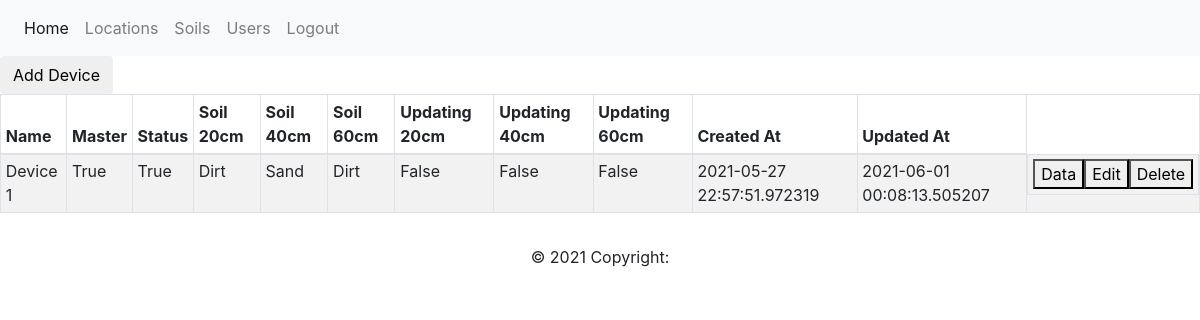
Screenshot of /location/1/devices (signed in) with the database file from the repository.
### app/models.py (models this page shows, shortened)
class ModelMixin():
    id = db.Column(db.Integer, primary_key=True)
    created_at = db.Column(db.DateTime, default=datetime.utcnow)
    updated_at = db.Column(db.DateTime, default=datetime.utcnow, onupdate=datetime.utcnow)

class Devices(db.Model, ModelMixin):
    __tablename__ = 'devices'
    name = db.Column(db.String(64), index=True, unique=True)
    status = db.Column(db.Boolean, default=True)
    location_id = db.Column(db.Integer, db.ForeignKey('locations.id'))
    location = db.relationship("Locations", back_populates="devices")
    soil_20_id = db.Column(db.Integer, db.ForeignKey('soils.id'))
    soil_20 = db.relationship("Soils", foreign_keys=soil_20_id)
    soil_40_id = db.Column(db.Integer, db.ForeignKey('soils.id'))
    soil_40 = db.relationship("Soils", foreign_keys=soil_40_id)
    soil_60_id = db.Column(db.Integer, db.ForeignKey('soils.id'))
    soil_60 = db.relationship("Soils", foreign_keys=soil_60_id)
    readings = db.relationship("Readings", back_populates="device")
    updating_20 = db.Column(db.Boolean, default=False)
    updating_40 = db.Column(db.Boolean, default=False)
    updating_60 = db.Column(db.Boolean, default=False)
    sample = db.Column(db.Integer, default=0)

class Soils(db.Model, ModelMixin):
    __tablename__ = 'soils'
    name = db.Column(db.String(64), index=True, unique=True)
    humidity_level = db.Column(db.Integer)

### app/routes.py (the view)
@app.route("/location/<int:location_id>/devices", methods=["GET"])
@login_required
def location(location_id):
    location = Finders.get_location_by_id(location_id)
    if location is None:
        flash("Cant find location")
        return redirect(url_for("locations"))
    return render_template("location.html", title=location.name, location=location)

### app/finders.py (called while the page is built)
    @classmethod
    def get_location_by_id(cls, id):
        return Locations.query.filter_by(id=id).first()

### app/models.py (called while the page is built)
@login.user_loader
def load_user(id):
    return Users.query.get(int(id))

### app/routes.py (called while the page is built)
@app.context_processor
def inject_now():
    return {'now': datetime.utcnow()}

### app/templates/location.html (shortened to what this page needs)
{% extends "base.html" %}
{% block content %}
<form action="{{ url_for('create_device') }}" method="get">
    <button type="submit" class="btn btn-default">
        Add Device
    </button>
</form>
<table class="table table-striped table-bordered table-sm" cellspacing="0" width="100%">
    <thead>
        <tr>
            <th class="th-sm">Name</th>
            <th class="th-sm">Master</th>
            <th class="th-sm">Status</th>
            <th class="th-sm">Soil 20cm</th>
            <th class="th-sm">Soil 40cm</th>
            <th class="th-sm">Soil 60cm</th>
            <th class="th-sm">Updating 20cm</th>
            <th class="th-sm">Updating 40cm</th>
            <th class="th-sm">Updating 60cm</th>
            <th class="th-sm">Created At</th>
            <th class="th-sm">Updated At</th>
        </tr>
    </thead>
    <tbody>
        {% for device in location.devices %}
        <tr>
            <td>{{ device.name }}</td>
            <td>{{ device.id|int() == location.master_id|int() }}</td>
            <td>{{ device.status }}</td>
            <td>{{ device.soil_20.name }}</td>
            <td>{{ device.soil_40.name }}</td>
            <td>{{ device.soil_60.name }}</td>
            <td>{{ device.updating_20 }}</td>
            <td>{{ device.updating_40 }}</td>
            <td>{{ device.updating_60 }}</td>
            <td>{{ device.created_at }}</td>
            <td>{{ device.updated_at }}</td>
            <td style="display: flex; justify-content: space-evenly;">
                <form action="/device/{{ device.id }}" method="get">
                    <button type="submit">Data</button>
                </form>
                <form action="/device/{{ device.id }}/edit" method="get">
                    <button type="submit">Edit</button>
                </form>
                <form action="/device/{{ device.id }}/delete" method="post">
                    <button type="submit">Delete</button>
                </form>
            </td>
        </tr>
        {% endfor %}
    </tbody>
</table>
{% endblock %}

### app/static/css/global.css (style rules this page uses)
body { margin: 0; }

### rows the page displays
Devices: name "Device 1", id "True", status "True", soil_20.name "Dirt", soil_40.name "Sand", soil_60.name "Dirt", updating_20 "False", updating_40 "False", updating_60 "False", created_at "2021-05-27 22:57:51.972319", updated_at "2021-06-01 00:08:13.505207"
